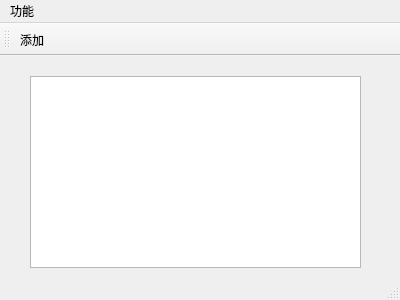
<?xml version="1.0" encoding="UTF-8"?>
<ui version="4.0">
 <class>MainWindow</class>
 <widget class="QMainWindow" name="MainWindow">
  <property name="geometry">
   <rect>
    <x>0</x>
    <y>0</y>
    <width>400</width>
    <height>300</height>
   </rect>
  </property>
  <property name="windowTitle">
   <string>MainWindow</string>
  </property>
  <widget class="QWidget" name="centralWidget">
   <widget class="QListWidget" name="list">
    <property name="geometry">
     <rect>
      <x>30</x>
      <y>20</y>
      <width>331</width>
      <height>192</height>
     </rect>
    </property>
   </widget>
  </widget>
  <widget class="QMenuBar" name="menuBar">
   <property name="geometry">
    <rect>
     <x>0</x>
     <y>0</y>
     <width>400</width>
     <height>23</height>
    </rect>
   </property>
   <widget class="QMenu" name="menu">
    <property name="title">
     <string>功能</string>
    </property>
    <addaction name="add"/>
   </widget>
   <addaction name="menu"/>
  </widget>
  <widget class="QToolBar" name="mainToolBar">
   <attribute name="toolBarArea">
    <enum>TopToolBarArea</enum>
   </attribute>
   <attribute name="toolBarBreak">
    <bool>false</bool>
   </attribute>
   <addaction name="add"/>
  </widget>
  <widget class="QStatusBar" name="statusBar"/>
  <action name="add">
   <property name="icon">
    <iconset resource="rc.qrc">
     <normaloff>:/add.png</normaloff>:/add.png</iconset>
   </property>
   <property name="text">
    <string>添加</string>
   </property>
   <property name="toolTip">
    <string>add</string>
   </property>
  </action>
 </widget>
 <layoutdefault spacing="6" margin="11"/>
 <resources>
  <include location="rc.qrc"/>
 </resources>
 <connections/>
</ui>
